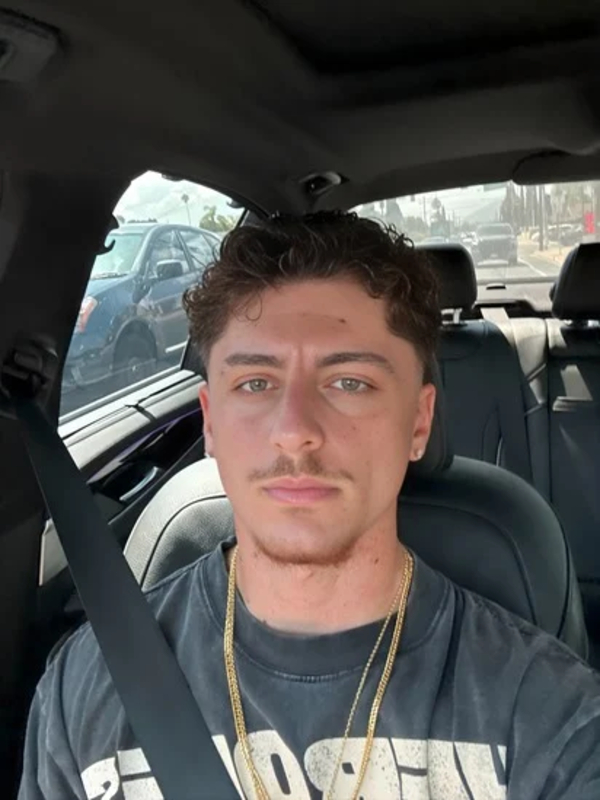
#> input picture assets/img/headshot.jpg, 600 x 800 px
$ python -i optimize_assets.py   (imports and definitions only)
#> lines starting #> are read from the running program, lines starting #| are printed output that depends on the picture
#!/usr/bin/env python3
"""
Image Optimization Script for Portfolio Website
================================================
Converts images to WebP format with smart resizing to improve PageSpeed scores.
Also auto-updates HTML files with correct width/height attributes to prevent CLS.

INSTALLATION:
    pip install Pillow

USAGE:
    python optimize_assets.py
    python optimize_assets.py --html-only  # Only update HTML dimensions

This script will:
1. Scan assets/img/ for all .jpg, .jpeg, .png files
2. Convert them to WebP format (quality=80)
3. Smart resize based on image type:
   - Logos/Icons: max-width 300px
   - Hero/Project images (>1200px wide): max-width 1200px
4. Save .webp files alongside originals (originals are preserved)
5. Scan all HTML files and auto-update img tags with correct dimensions
"""

import os
import re
import sys
from pathlib import Path

try:
    from PIL import Image
except ImportError:
    print("Error: Pillow library not found.")
    print("Please install it with: pip install Pillow")
    sys.exit(1)


# Configuration
ASSETS_DIR = Path("assets/img")
PROJECT_ROOT = Path(".")
WEBP_QUALITY = 80
LOGO_ICON_MAX_WIDTH = 300
HERO_PROJECT_MAX_WIDTH = 1200
CHAT_THUMB_SIZE = 64  # Thumbnail size for chat toggle/header icons
IMAGE_EXTENSIONS = {".jpg", ".jpeg", ".png", ".webp"}
HTML_FILES_PATTERN = "*.html"


def create_thumbnail(image_path: Path, size: int = CHAT_THUMB_SIZE) -> tuple[bool, str]:
    """
    Create a thumbnail version of an image at the specified size.
    Used for chat UI icons that need to be smaller than the full image.

    Args:
        image_path: Path to the source image
        size: Target size in pixels (creates a square thumbnail)

    Returns:
        tuple: (success: bool, message: str)
    """
#> called with image_path = 'assets/img/headshot.jpg', size = 64
    try:
        with Image.open(image_path) as img:
            # Convert to RGB/RGBA as needed
#> img is the input picture: PIL image 600x800 RGB; mean R, G, B 82.4, 80, 77.9
            if img.mode in ("RGBA", "LA", "P"):
                if img.mode == "P":
                    img = img.convert("RGBA")
            elif img.mode != "RGB":
                img = img.convert("RGB")

            # Create square thumbnail maintaining aspect ratio with center crop
            # First resize to have shortest side = size, then center crop
            width, height = img.size
#> width = 600; height = 800
            if width > height:
                new_height = size
                new_width = int(width * (size / height))
            else:
                new_width = size
                new_height = int(height * (size / width))
#> new_height = 85

            img = img.resize((new_width, new_height), Image.Resampling.LANCZOS)
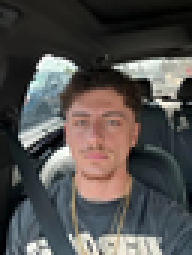
#> img: PIL image 64x85 RGB (shown 3 times larger); mean R, G, B 82.4, 80, 77.9

            # Center crop to exact size x size
            left = (new_width - size) // 2
            top = (new_height - size) // 2
#> top = 10
            img = img.crop((left, top, left + size, top + size))
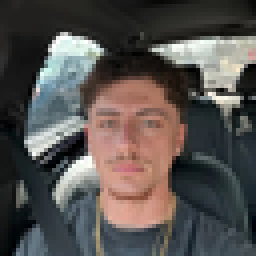
#> img: PIL image 64x64 RGB (shown 4 times larger); mean R, G, B 86.4, 81.9, 79.4

            # Generate thumbnail filename (e.g., savonie-icon.webp -> savonie-thumb.webp)
            stem = image_path.stem.replace("-icon", "").replace("_icon", "")
            output_path = image_path.parent / f"{stem}-thumb.webp"

            # Save as WebP
            img.save(output_path, "WEBP", quality=WEBP_QUALITY, method=6)

            new_size_kb = output_path.stat().st_size / 1024
            return True, f"Created {output_path.name} ({size}x{size}px, {new_size_kb:.1f}KB)"

    except Exception as e:
        return False, f"Error creating thumbnail: {str(e)}"


# [341 lines left out: functions is_logo_or_icon, resize_image, convert_to_webp, get_image_dimensions, resolve_image_path, update_img_tag_dimensions and 3 more, not called in this run]


# [2 lines not run here, left out]

>>> result = create_thumbnail('assets/img/headshot.jpg')
